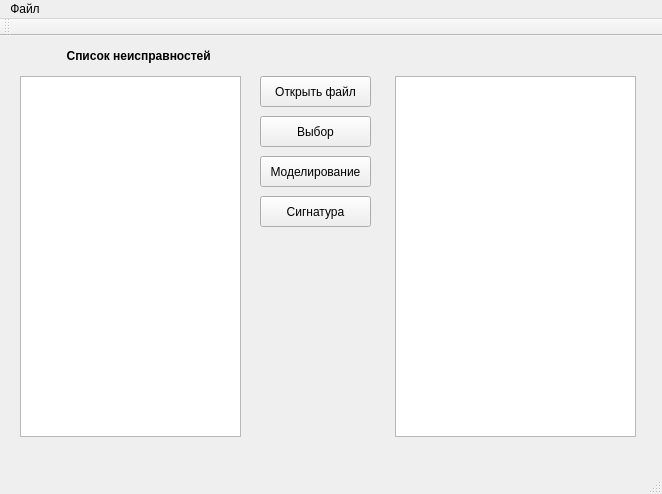
<?xml version="1.0" encoding="UTF-8"?>
<ui version="4.0">
 <class>MainWindow</class>
 <widget class="QMainWindow" name="MainWindow">
  <property name="geometry">
   <rect>
    <x>0</x>
    <y>0</y>
    <width>662</width>
    <height>494</height>
   </rect>
  </property>
  <property name="windowTitle">
   <string>MainWindow</string>
  </property>
  <widget class="QWidget" name="centralWidget">
   <widget class="QPushButton" name="but_open">
    <property name="geometry">
     <rect>
      <x>260</x>
      <y>40</y>
      <width>111</width>
      <height>31</height>
     </rect>
    </property>
    <property name="text">
     <string>Открыть файл</string>
    </property>
   </widget>
   <widget class="fault" name="listWidget">
    <property name="geometry">
     <rect>
      <x>20</x>
      <y>40</y>
      <width>221</width>
      <height>361</height>
     </rect>
    </property>
   </widget>
   <widget class="QLabel" name="label">
    <property name="geometry">
     <rect>
      <x>20</x>
      <y>10</y>
      <width>221</width>
      <height>20</height>
     </rect>
    </property>
    <property name="font">
     <font>
      <weight>75</weight>
      <bold>true</bold>
     </font>
    </property>
    <property name="text">
     <string>              Список неисправностей</string>
    </property>
   </widget>
   <widget class="QPushButton" name="but_model">
    <property name="geometry">
     <rect>
      <x>260</x>
      <y>120</y>
      <width>111</width>
      <height>31</height>
     </rect>
    </property>
    <property name="text">
     <string>Моделирование</string>
    </property>
   </widget>
   <widget class="QPushButton" name="but_choose">
    <property name="geometry">
     <rect>
      <x>260</x>
      <y>80</y>
      <width>111</width>
      <height>31</height>
     </rect>
    </property>
    <property name="text">
     <string>Выбор</string>
    </property>
   </widget>
   <widget class="QListWidget" name="listWidget_2">
    <property name="geometry">
     <rect>
      <x>395</x>
      <y>40</y>
      <width>241</width>
      <height>361</height>
     </rect>
    </property>
   </widget>
   <widget class="QPushButton" name="but_make_sign">
    <property name="geometry">
     <rect>
      <x>260</x>
      <y>160</y>
      <width>111</width>
      <height>31</height>
     </rect>
    </property>
    <property name="text">
     <string>Сигнатура</string>
    </property>
   </widget>
  </widget>
  <widget class="QMenuBar" name="menuBar">
   <property name="geometry">
    <rect>
     <x>0</x>
     <y>0</y>
     <width>662</width>
     <height>21</height>
    </rect>
   </property>
   <widget class="QMenu" name="menu">
    <property name="title">
     <string>Файл</string>
    </property>
    <addaction name="open"/>
    <addaction name="model"/>
    <addaction name="make_sign"/>
   </widget>
   <addaction name="menu"/>
  </widget>
  <widget class="QToolBar" name="mainToolBar">
   <attribute name="toolBarArea">
    <enum>TopToolBarArea</enum>
   </attribute>
   <attribute name="toolBarBreak">
    <bool>false</bool>
   </attribute>
  </widget>
  <widget class="QStatusBar" name="statusBar"/>
  <action name="open">
   <property name="text">
    <string>Открыть файл</string>
   </property>
  </action>
  <action name="model">
   <property name="text">
    <string>Моделирование</string>
   </property>
  </action>
  <action name="make_sign">
   <property name="text">
    <string>Получить сигнатуру</string>
   </property>
  </action>
 </widget>
 <layoutdefault spacing="6" margin="11"/>
 <customwidgets>
  <customwidget>
   <class>fault</class>
   <extends>QListWidget</extends>
   <header>fault.h</header>
  </customwidget>
 </customwidgets>
 <resources/>
 <connections/>
</ui>
